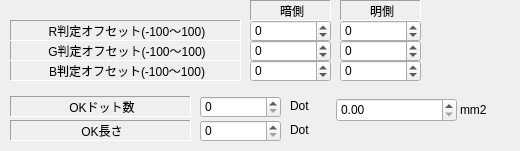
      <widget class="QWidget" name="tab_10">
       <attribute name="title">
        <string>RGB</string>
       </attribute>
       <widget class="QSpinBox" name="EditGThrOffsetBL">
        <property name="geometry">
         <rect>
          <x>250</x>
          <y>40</y>
          <width>81</width>
          <height>22</height>
         </rect>
        </property>
        <property name="minimum">
         <number>-255</number>
        </property>
        <property name="maximum">
         <number>255</number>
        </property>
        <property name="value">
         <number>0</number>
        </property>
       </widget>
       <widget class="QLabel" name="label_39">
        <property name="geometry">
         <rect>
          <x>10</x>
          <y>60</y>
          <width>231</width>
          <height>21</height>
         </rect>
        </property>
        <property name="frameShape">
         <enum>QFrame::Panel</enum>
        </property>
        <property name="frameShadow">
         <enum>QFrame::Sunken</enum>
        </property>
        <property name="text">
         <string>B判定オフセット(-100～100)</string>
        </property>
        <property name="alignment">
         <set>Qt::AlignCenter|Qt::AlignHCenter|Qt::AlignLeading|Qt::AlignLeft|Qt::AlignVCenter</set>
        </property>
       </widget>
       <widget class="QLabel" name="label_37">
        <property name="geometry">
         <rect>
          <x>10</x>
          <y>40</y>
          <width>231</width>
          <height>21</height>
         </rect>
        </property>
        <property name="frameShape">
         <enum>QFrame::Panel</enum>
        </property>
        <property name="frameShadow">
         <enum>QFrame::Sunken</enum>
        </property>
        <property name="text">
         <string>G判定オフセット(-100～100)</string>
        </property>
        <property name="alignment">
         <set>Qt::AlignCenter|Qt::AlignHCenter|Qt::AlignLeading|Qt::AlignLeft|Qt::AlignVCenter</set>
        </property>
       </widget>
       <widget class="QLabel" name="label_59">
        <property name="geometry">
         <rect>
          <x>290</x>
          <y>120</y>
          <width>41</width>
          <height>20</height>
         </rect>
        </property>
        <property name="text">
         <string>Dot</string>
        </property>
       </widget>
       <widget class="QLabel" name="label_20">
        <property name="geometry">
         <rect>
          <x>340</x>
          <y>0</y>
          <width>81</width>
          <height>21</height>
         </rect>
        </property>
        <property name="frameShape">
         <enum>QFrame::Panel</enum>
        </property>
        <property name="frameShadow">
         <enum>QFrame::Sunken</enum>
        </property>
        <property name="text">
         <string>明側</string>
        </property>
        <property name="alignment">
         <set>Qt::AlignCenter|Qt::AlignHCenter|Qt::AlignLeading|Qt::AlignLeft|Qt::AlignVCenter</set>
        </property>
       </widget>
       <widget class="QLabel" name="label_18">
        <property name="geometry">
         <rect>
          <x>10</x>
          <y>96</y>
          <width>181</width>
          <height>21</height>
         </rect>
        </property>
        <property name="frameShape">
         <enum>QFrame::Panel</enum>
        </property>
        <property name="frameShadow">
         <enum>QFrame::Sunken</enum>
        </property>
        <property name="text">
         <string>OKドット数</string>
        </property>
        <property name="alignment">
         <set>Qt::AlignCenter|Qt::AlignHCenter|Qt::AlignLeading|Qt::AlignLeft|Qt::AlignVCenter</set>
        </property>
       </widget>
       <widget class="QLabel" name="label">
        <property name="geometry">
         <rect>
          <x>290</x>
          <y>96</y>
          <width>41</width>
          <height>20</height>
         </rect>
        </property>
        <property name="text">
         <string>Dot</string>
        </property>
       </widget>
       <widget class="QLabel" name="label_19">
        <property name="geometry">
         <rect>
          <x>250</x>
          <y>0</y>
          <width>81</width>
          <height>21</height>
         </rect>
        </property>
        <property name="frameShape">
         <enum>QFrame::Panel</enum>
        </property>
        <property name="frameShadow">
         <enum>QFrame::Sunken</enum>
        </property>
        <property name="text">
         <string>暗側</string>
        </property>
        <property name="alignment">
         <set>Qt::AlignCenter|Qt::AlignHCenter|Qt::AlignLeading|Qt::AlignLeft|Qt::AlignVCenter</set>
        </property>
       </widget>
       <widget class="QLabel" name="label_2">
        <property name="geometry">
         <rect>
          <x>460</x>
          <y>100</y>
          <width>51</width>
          <height>20</height>
         </rect>
        </property>
        <property name="text">
         <string>mm2</string>
        </property>
       </widget>
       <widget class="QLabel" name="label_53">
        <property name="geometry">
         <rect>
          <x>10</x>
          <y>120</y>
          <width>181</width>
          <height>21</height>
         </rect>
        </property>
        <property name="frameShape">
         <enum>QFrame::Panel</enum>
        </property>
        <property name="frameShadow">
         <enum>QFrame::Sunken</enum>
        </property>
        <property name="text">
         <string>OK長さ</string>
        </property>
        <property name="alignment">
         <set>Qt::AlignCenter|Qt::AlignHCenter|Qt::AlignLeading|Qt::AlignLeft|Qt::AlignVCenter</set>
        </property>
       </widget>
       <widget class="QDoubleSpinBox" name="doubleSpinBoxOKDotB">
        <property name="geometry">
         <rect>
          <x>336</x>
          <y>98</y>
          <width>121</width>
          <height>24</height>
         </rect>
        </property>
       </widget>
       <widget class="QSpinBox" name="EditRThrOffsetBH">
        <property name="geometry">
         <rect>
          <x>340</x>
          <y>20</y>
          <width>81</width>
          <height>22</height>
         </rect>
        </property>
        <property name="minimum">
         <number>-255</number>
        </property>
        <property name="maximum">
         <number>255</number>
        </property>
        <property name="value">
         <number>0</number>
        </property>
       </widget>
       <widget class="QSpinBox" name="EditRThrOffsetBL">
        <property name="geometry">
         <rect>
          <x>250</x>
          <y>20</y>
          <width>81</width>
          <height>22</height>
         </rect>
        </property>
        <property name="minimum">
         <number>-255</number>
        </property>
        <property name="maximum">
         <number>255</number>
        </property>
        <property name="value">
         <number>0</number>
        </property>
       </widget>
       <widget class="QSpinBox" name="EditOKLengthB">
        <property name="geometry">
         <rect>
          <x>200</x>
          <y>120</y>
          <width>81</width>
          <height>22</height>
         </rect>
        </property>
        <property name="maximum">
         <number>99999999</number>
        </property>
       </widget>
       <widget class="QSpinBox" name="EditGThrOffsetBH">
        <property name="geometry">
         <rect>
          <x>340</x>
          <y>40</y>
          <width>81</width>
          <height>22</height>
         </rect>
        </property>
        <property name="minimum">
         <number>-255</number>
        </property>
        <property name="maximum">
         <number>255</number>
        </property>
        <property name="value">
         <number>0</number>
        </property>
       </widget>
       <widget class="QSpinBox" name="EditOKDotB">
        <property name="geometry">
         <rect>
          <x>200</x>
          <y>96</y>
          <width>81</width>
          <height>22</height>
         </rect>
        </property>
        <property name="maximum">
         <number>99999999</number>
        </property>
       </widget>
       <widget class="QLabel" name="label_38">
        <property name="geometry">
         <rect>
          <x>10</x>
          <y>20</y>
          <width>231</width>
          <height>21</height>
         </rect>
        </property>
        <property name="frameShape">
         <enum>QFrame::Panel</enum>
        </property>
        <property name="frameShadow">
         <enum>QFrame::Sunken</enum>
        </property>
        <property name="text">
         <string>R判定オフセット(-100～100)</string>
        </property>
        <property name="alignment">
         <set>Qt::AlignCenter|Qt::AlignHCenter|Qt::AlignLeading|Qt::AlignLeft|Qt::AlignVCenter</set>
        </property>
       </widget>
       <widget class="QSpinBox" name="EditBThrOffsetBH">
        <property name="geometry">
         <rect>
          <x>340</x>
          <y>60</y>
          <width>81</width>
          <height>22</height>
         </rect>
        </property>
        <property name="minimum">
         <number>-255</number>
        </property>
        <property name="maximum">
         <number>255</number>
        </property>
        <property name="value">
         <number>0</number>
        </property>
       </widget>
       <widget class="QSpinBox" name="EditBThrOffsetBL">
        <property name="geometry">
         <rect>
          <x>250</x>
          <y>60</y>
          <width>81</width>
          <height>22</height>
         </rect>
        </property>
        <property name="minimum">
         <number>-255</number>
        </property>
        <property name="maximum">
         <number>255</number>
        </property>
        <property name="value">
         <number>0</number>
        </property>
       </widget>
      </widget>
